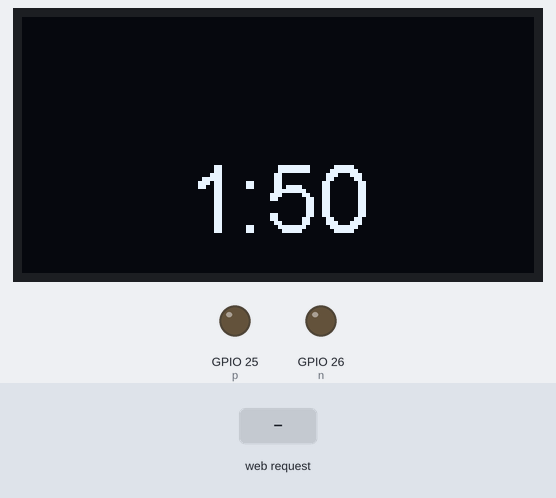
A program run on a simulated ESP32. Shown: 128×64 one-colour display, output pins drawn as LEDs (lit = HIGH). The test bench sets the inputs (shaded band). WiFi joins after 1.5 s; servers stay silent unless stated.

Above: at 2.7 s.
2.8 s: HTTP request GET /?= received
At 2.81 s:
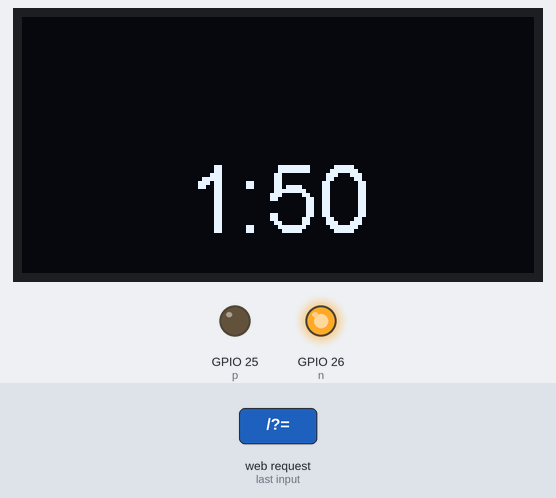
At 3.4 s:
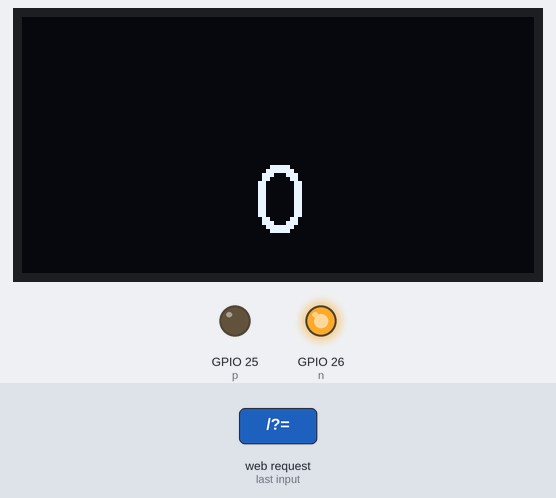
4.3 s: HTTP request GET /?= received
Timing chart, 0 to 7.3 s (numbered marks = the images above; inputs shaded):
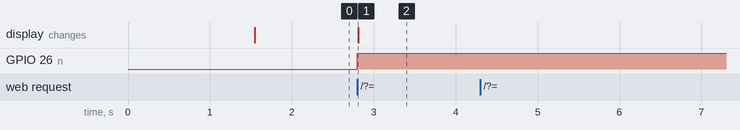

The program:

main.cpp
```cpp
#include <TimeLib.h>
#include "SSD1306.h"
#include <WiFi.h>
#include "secret.h"

const int screenW = 128;
const int screenH = 64;
const int centerX = screenW / 2;
const int centerY = screenH / 2;

SSD1306 display(0x3c, 5, 4); // SDA, SCL
WiFiServer server(80);

void relays (int code) {
  // 16?
  const int p = 25;
  const int n = 26;

  pinMode(p, OUTPUT);
  pinMode(n, OUTPUT);

  if (code & 1) {
    digitalWrite(p, 1);
    digitalWrite(n, 0);
  } else {
    digitalWrite(p, 0);
    digitalWrite(n, 1);
  }
  delay(5);

  pinMode(p, INPUT);
  pinMode(n, INPUT);

  delay(5);
}

void blinkAll (int code) {
  const int myPins[9] = {
    // 39, z
    16,
    // 5, H
    // 4, H
    0,
    2,
    14,
    12,
    13,
    15,
    // 3,
    // 1
    25,
    26
  };
  for (int j = 0; j < 9; j++) {
    pinMode(myPins[j], OUTPUT);
  }
  for (int i = 0; i < 0xffff; i++) {
    for (int j = 0; j < 9; j++) {
      digitalWrite(myPins[j], ((i >> j) & 1));
    }
    delay(5);
  }
  for (int j = 0; j < 9; j++) {
    pinMode(myPins[j], INPUT);
  }
}

void setup() {

  display.init();
  display.flipScreenVertically();
  display.setTextAlignment(TEXT_ALIGN_CENTER);
  display.setFont(ArialMT_Plain_24);

  display.clear();
  display.drawString(centerX, centerY, "?");
  display.display();

  WiFi.begin(ssid, password);
  while (WiFi.status() != WL_CONNECTED) {
    delay(100);
  }

  const int ip = WiFi.localIP();
  const String ipString = String((ip >> 16) & 255) + ":" + String((ip >> 24) & 255);
  display.clear();
  display.drawString(centerX, centerY, ipString);
  display.display();

  server.begin();
}

void loop() {

  WiFiClient client = server.available();

  if (client) {
    String currentLine = "";
    while (client.connected()) {
      if (client.available()) {
        char c = client.read();
        if (c == '\n') {
          if (currentLine.length() == 0) {
            client.println("HTTP/1.1 200 OK");
            client.println("Content-type:text/html");
            client.println();
            client.print("<title>TOKAMAK</title>");
            client.print("TOKAMAK online<br>");
            client.println();
            break;
          } else {

            if (currentLine.startsWith("GET /?=")) {
              const String msg = currentLine.substring(7,15);
              const int inMsg = msg.toInt();
              relays(inMsg);

              const String msg2 = String(inMsg);
              display.clear();
              display.drawString(centerX, centerY, msg2);
              display.display();
            }

            currentLine = "";
          }
        } else if (c != '\r') {
          currentLine += c;
        }
      }
    }
    client.stop();
  }
}
```

secret.h
```cpp
const char* ssid     = "***";
const char* password = "***";
```

Measured:
- after the input at 2.8 s, GPIO 26 (n): LOW → HIGH at once
